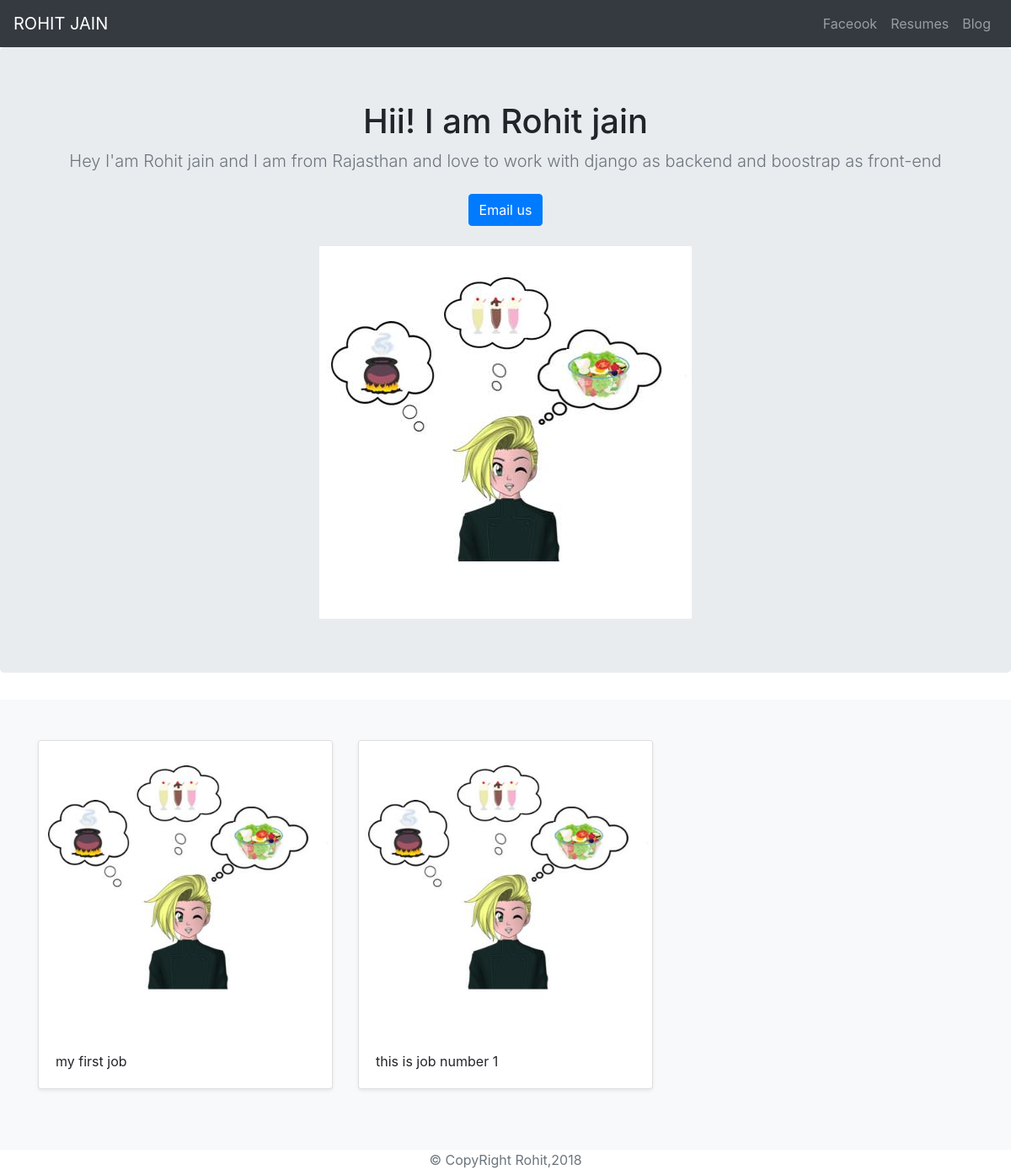
The page / on the database its author committed.
### jobs/models.py (models this page shows)
class Job(models.Model):
    image=models.ImageField(upload_to="images/")
    summary=models.CharField(max_length=200)

### jobs/views.py (the view)
# urls.py: 2. Add a URL to urlpatterns:  path('', Home.as_view(), name='home')
def Home(request):
    jobs=Job.objects
    return render(request,'jobs/home.html',{'jobs':jobs})

### templates/jobs/home.html (shortened to what this page needs)
<!doctype html>
<html lang="en">
{% load staticfiles %}
  <head>
    <link rel="stylesheet" href="https://stackpath.bootstrapcdn.com/bootstrap/4.1.3/css/bootstrap.min.css">
  </head>
  <body>
    <header>
      <nav class="navbar navbar-expand-lg navbar-dark bg-dark">
  <a class="navbar-brand" href="{% url 'home' %}">ROHIT JAIN</a>
  <div class="collapse navbar-collapse" id="navbarNavAltMarkup">
    <div class="navbar-nav ml-auto">
      <a class="nav-item nav-link " href="https://www.facebook.com/Rohitdgreat">Faceook </a>
      <a class="nav-item nav-link" href="{% static 'nishant.jpg' %}">Resumes</a>
      <a class="nav-item nav-link" href="{% url 'allblog' %}">Blog</a>
    </div>
  </div>
</nav>
    </header>
    <main role="main">
      <section class="jumbotron text-center">
        <div class="container">
          <h1 class="jumbotron-heading">Hii! I am Rohit jain</h1>
          <p class="lead text-muted">Hey I'am Rohit jain and I am from Rajasthan and love to work with django as backend and boostrap as front-end</p>
          <p>
            <a href="mailto:rohitjain064@yahoo.com" class="btn btn-primary my-2">Email us</a>
          </p>
          <img src="{% static 'nishant.jpg' %}"/>
        </div>
      </section>
      <div class="album py-5 bg-light">
        <div class="container">
          <div class="row">
            {% for job in jobs.all %}
            <div class="col-md-4">
              <div class="card mb-4 shadow-sm">
                <img class="card-img-top" src="{{ job.image.url }}">
                <div class="card-body">
                  <p class="card-text">{{ job.summary }}</p>
                </div>
              </div>
            </div>
            {% endfor %}
          </div>
        </div></div></main>
    <footer class="text-muted">
      <div class="container text-center">
       &copy; CopyRight Rohit,{% now "Y" %}
      </div>
    </footer>
  </body>
</html>

### rows shown on the page
Job: image (picture), summary "my first job"
Job: image (picture), summary "this is job number 1"
